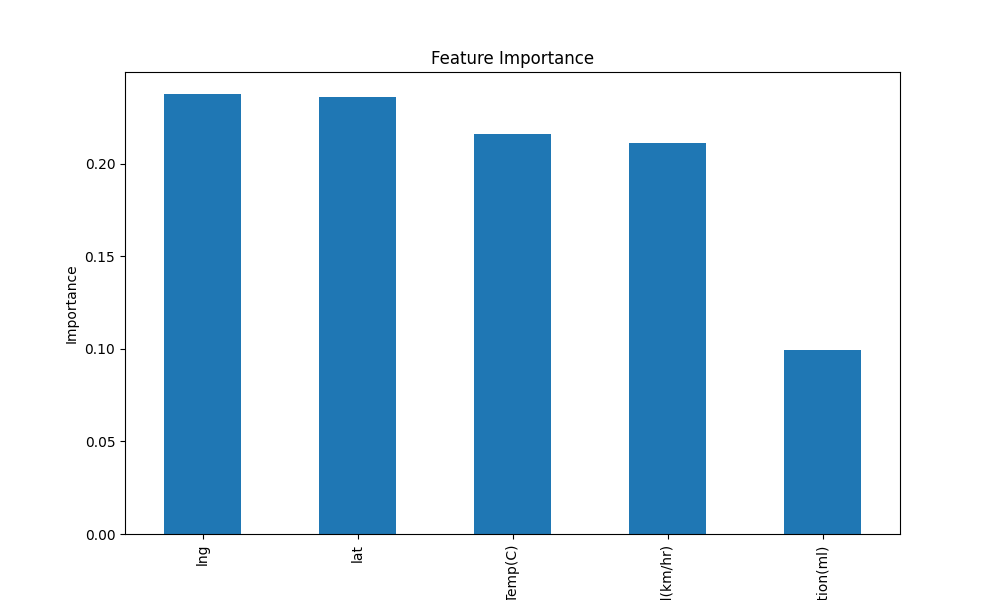

This chart was generated by the following Python code:
import pandas as pd
from sklearn.model_selection import train_test_split
from sklearn.ensemble import RandomForestRegressor
from sklearn.metrics import mean_squared_error, r2_score
import matplotlib.pyplot as plt

# Load the data
data = pd.read_csv('Livreur_Rejections.csv')

# Handle missing values if necessary
data = data.dropna()

# Feature selection
features = ['Avg_Temp(C)', 'Precipitation(ml)', 'Wind_Speed(km/hr)', 'lat', 'lng']
target = 'Accepted'

X = data[features]
y = data[target]

# Split the data into training and testing sets
X_train, X_test, y_train, y_test = train_test_split(X, y, test_size=0.2, random_state=42)

# Train a Random Forest Regressor
rf = RandomForestRegressor(n_estimators=100, random_state=42)
rf.fit(X_train, y_train)

# Make predictions
y_pred = rf.predict(X_test)

# Evaluate the model
rmse = mean_squared_error(y_test, y_pred, squared=False)
r2 = r2_score(y_test, y_pred)

print(f'RMSE: {rmse}')
print(f'R²: {r2}')

# Feature importance
importance = rf.feature_importances_
feature_importance = pd.Series(importance, index=features).sort_values(ascending=False)

# Plot feature importance
plt.figure(figsize=(10, 6))
feature_importance.plot(kind='bar')
plt.title('Feature Importance')
plt.xlabel('Features')
plt.ylabel('Importance')
plt.savefig("random_forest.png")
plt.show()

